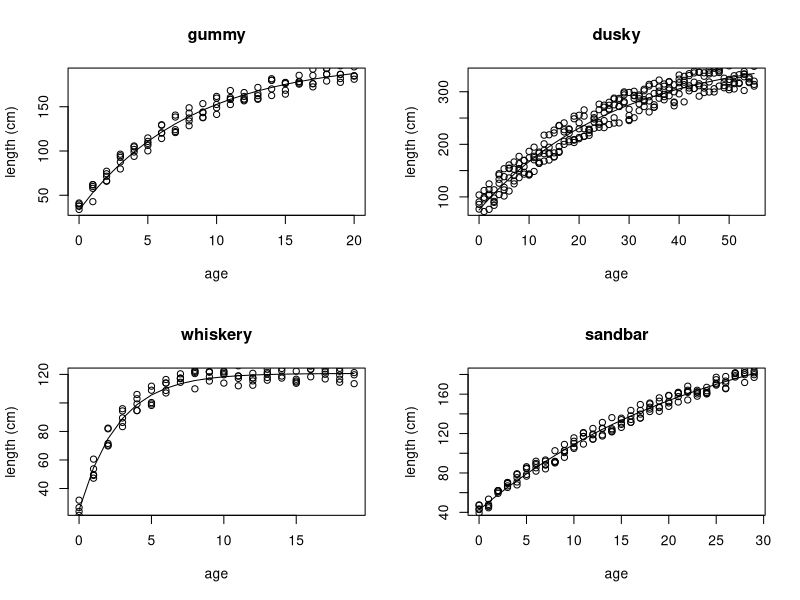
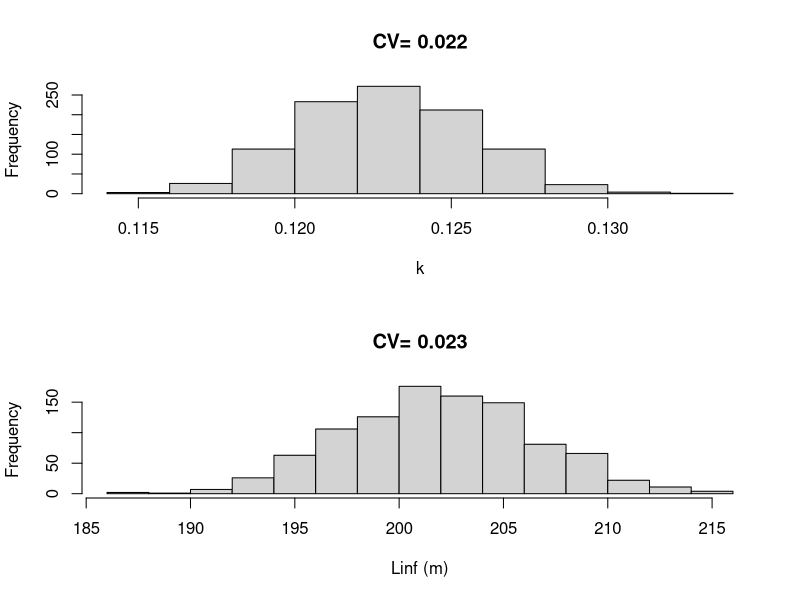
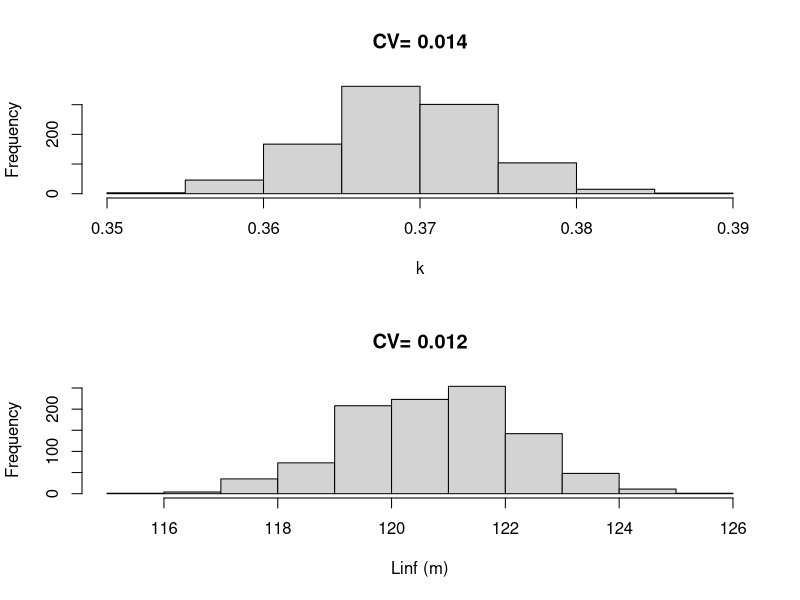
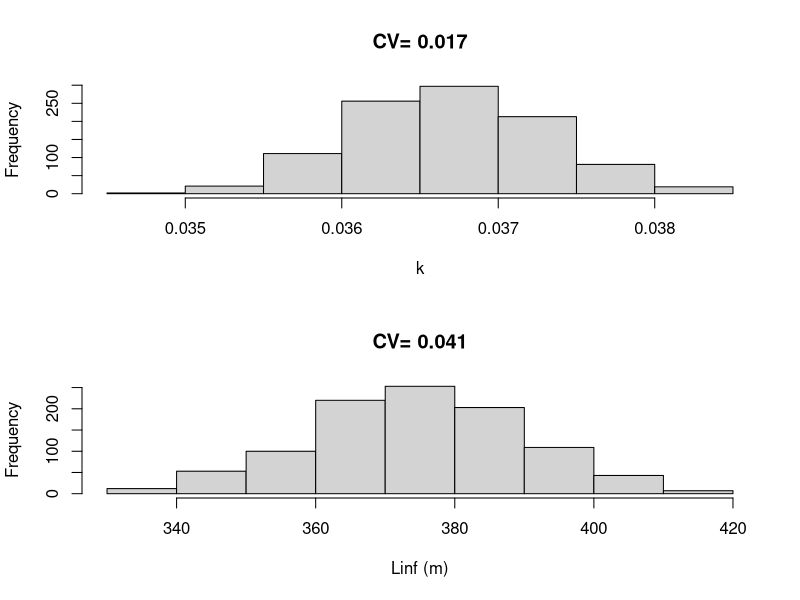
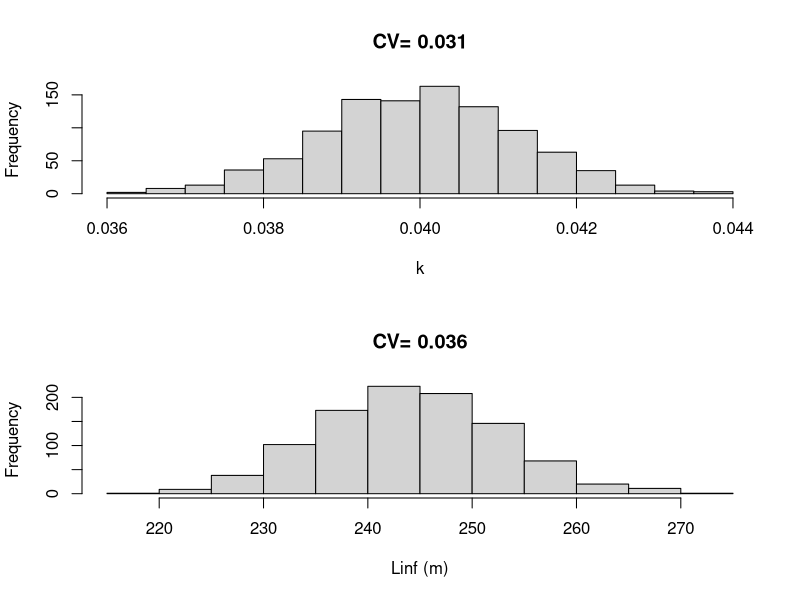

Reproduce these figures in R, in order.
library(mvtnorm)

#note: K and LINF must be in same order or magnitude

#growth pars
SCALER.mag=1000
SCALER.mag1=125
SCALER.mag2=10000
SCALER.mag3=5000

#whiskery
K.mean.W=0.369
Linf.mean.W=120.7/SCALER.mag1


#Dusky
K.mean.D=.0367
Linf.mean.D=374.4/SCALER.mag2


#Sandbar
K.mean.S=.04
Linf.mean.S=244.2/SCALER.mag3

#Gummy              #Walker 2010
K.mean.G=.123
Linf.mean.G=201.9/SCALER.mag


#create dummy age-length data
fn.get.sigma=function(Age,NN,LO,LINF,KK,Jit,SCALE,TITULO)
{
  LO=LO/SCALE
  age=sort(rep(0:Age,NN))
  mid.FL.fem=LO+(LINF-LO)*(1-exp(-KK*age))
  mid.FL.fem.scat=jitter(mid.FL.fem,Jit)
  plot(age,mid.FL.fem*SCALE,type='l',main=TITULO,ylab="length (cm)")
  points(age,mid.FL.fem.scat*SCALE)
  Dummy=data.frame(Age=age,FL=mid.FL.fem.scat)
  
  #fit traditional vonB growth model
  Start.pars=list(Linf=jitter(LINF,10),K=jitter(KK,10))
  fit=nls(FL~LO+(Linf-LO)*(1-exp(-K*Age)),data=Dummy,start=Start.pars)
  sigma=vcov(fit)
  return(sigma=sigma)
}

par(mfcol=c(2,2))
Sigma.G=fn.get.sigma(20,5,33.5,Linf.mean.G,K.mean.G,30,SCALER.mag,"gummy")

Sigma.W=fn.get.sigma(19,5,25,Linf.mean.W,K.mean.W,1000,SCALER.mag1,"whiskery") 
Sigma.D=fn.get.sigma(55,5,75.3,Linf.mean.D,K.mean.D,100,SCALER.mag2,"dusky")
Sigma.S=fn.get.sigma(29,5,42.5,Linf.mean.S,K.mean.S,15,SCALER.mag3,"sandbar")

# Sigma.G=fn.get.sigma(20,5,33.5,Linf.mean.G,K.mean.G,3,SCALER.mag,"gummy")
# Sigma.W=fn.get.sigma(19,5,25/SCALER.mag,Linf.mean.W,K.mean.W,200,"whiskery") 
# Sigma.D=fn.get.sigma(55,5,75.3/SCALER.mag,Linf.mean.D,K.mean.D,20,"dusky")
# Sigma.S=fn.get.sigma(29,5,42.5/SCALER.mag,Linf.mean.S,K.mean.S,2.5,"sandbar")


#Store all var-covar matrices in a list for using elsewhere
SIGMA=list(gummy=Sigma.G,whiskery=Sigma.W,dusky=Sigma.D,sandbar=Sigma.S)



#Plot
Plot.fn=function(k.mean,Linf.mean,SIG,SCALE)
{
  aa=rmvnorm(1000,mean=c(k.mean,Linf.mean),sigma=SIG)
  par(mfcol=c(2,1))
  hist(aa[,1],xlab="k",main=paste("CV=",round(sd(aa[,1])/mean(aa[,1]),3)))
  hist(aa[,2]*SCALE,xlab="Linf (m)",main=paste("CV=",round(sd(aa[,2])/mean(aa[,2]),3)))
  
}

Plot.fn(K.mean.G,Linf.mean.G,Sigma.G,SCALER.mag)
Plot.fn(K.mean.W,Linf.mean.W,Sigma.W,SCALER.mag1)
Plot.fn(K.mean.D,Linf.mean.D,Sigma.D,SCALER.mag2)
Plot.fn(K.mean.S,Linf.mean.S,Sigma.S,SCALER.mag3)




# #Plot
# Plot.fn=function(k.mean,Linf.mean,SIG)
# {
#   store=data.frame(k=NA,Lin=NA)
#   for (i in 1:1000){
#     growth.pars.sim=mvrnorm(1,mu=c(Linf.mean,k.mean),Sigma=SIG,tol=1e-10)
#     if(growth.pars.sim[1]<=0.01)    #repeat until sensible pars obtained
#     { repeat 
#     {
#       growth.pars.sim=mvrnorm(1,mu=c(k.mean,Linf.mean),Sigma=sigma,tol=1e-10)
#       if(growth.pars.sim[1]>0)break
#     }
#     }
#     store[i,]=growth.pars.sim
#   }
#   k.sim=growth.pars.sim[1]
#   Linf.sim=growth.pars.sim[2]
#   par(mfcol=c(2,1))
#   hist(store[,1],main="linf")
#   hist(store[,2],main="k")
# }
# 
# Plot.fn(K.mean.G,Linf.mean.G,Sigma.G)
# Plot.fn(K.mean.W,Linf.mean.W,Sigma.W)
# Plot.fn(K.mean.D,Linf.mean.D,Sigma.D)
# Plot.fn(K.mean.S,Linf.mean.S,Sigma.S)




